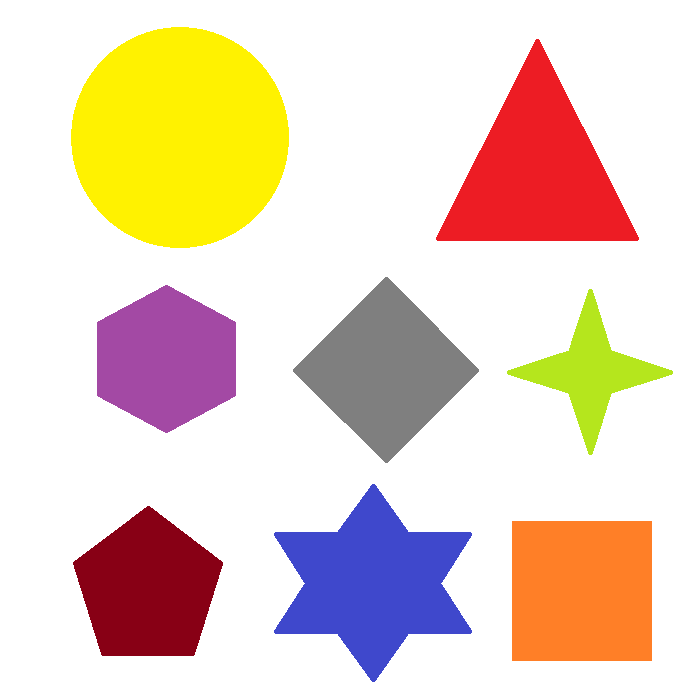
#> input picture images/shapes_image.png, 700 x 700 px
$ python blurring_region.py
#> lines starting #> are read from the running program, lines starting #| are printed output that depends on the picture
import cv2 as cv

img =cv.imread('../images/shapes_image.png')
#> img is the input picture: shape (700, 700, 3); mean B, G, R 196.6, 212.4, 233.6

cv.imshow('img', img)
cv.waitKey(0)
# define the Region of interests pixels coordinates
min_x = 20
max_x = 300
min_y =30
max_y = 400
# cropping the image
ROI  = img [min_y: max_y, min_x: max_x] # selected Region of image,(Region of intererst)
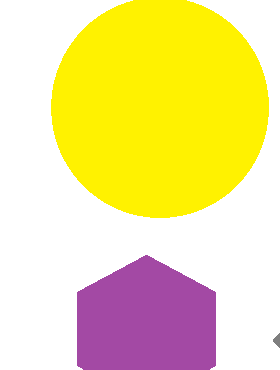
#> ROI: shape (370, 280, 3); mean B, G, R 150.3, 226.6, 243
cv.imshow('ROI', ROI)
cv.waitKey(0)
